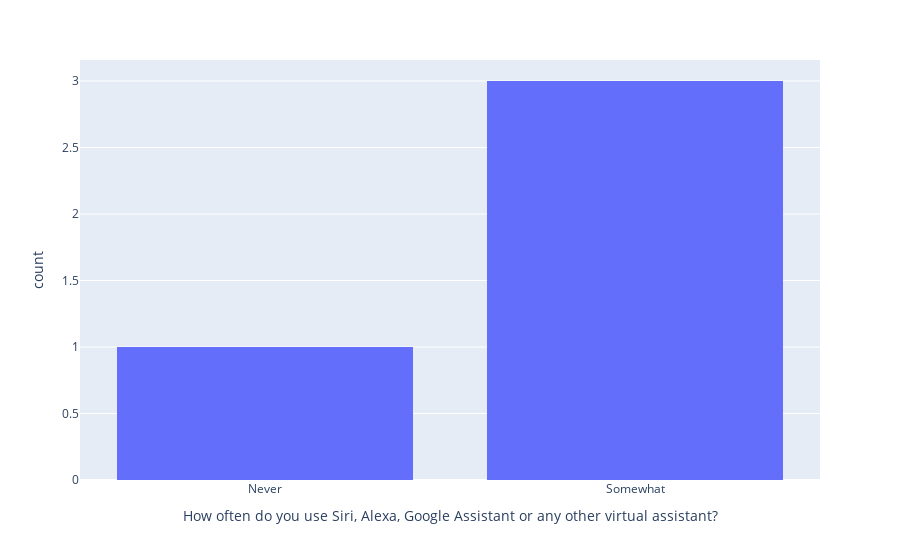

The cell this chart's notebook holds for it:
### Code cell
# How often the use a chatbot
fig = px.histogram(df_merged, x='How often do you use Siri, Alexa, Google Assistant or any other virtual assistant?')
fig.show()

### Figure 1 — Plotly figure (JSON) as saved in the notebook; plotly's stock layout.template omitted (floating-point values rounded to 4 significant figures)
{"data": [{"alignmentgroup": "True", "bingroup": "x", "hovertemplate": "How often do you use Siri, Alexa, Google Assistant or any other virtual assistant?=%{x}<br>count=%{y}<extra></extra>", "legendgroup": "", "marker": {"color": "#636efa"}, "name": "", "offsetgroup": "", "orientation": "v", "showlegend": false, "type": "histogram", "x": ["Never", "Somewhat", "Somewhat", "Somewhat"], "xaxis": "x", "yaxis": "y"}], "layout": {"barmode": "relative", "legend": {"tracegroupgap": 0}, "margin": {"t": 60}, "xaxis": {"anchor": "y", "domain": [0, 1], "title": {"text": "How often do you use Siri, Alexa, Google Assistant or any other virtual assistant?"}}, "yaxis": {"anchor": "x", "domain": [0, 1], "title": {"text": "count"}}}}
